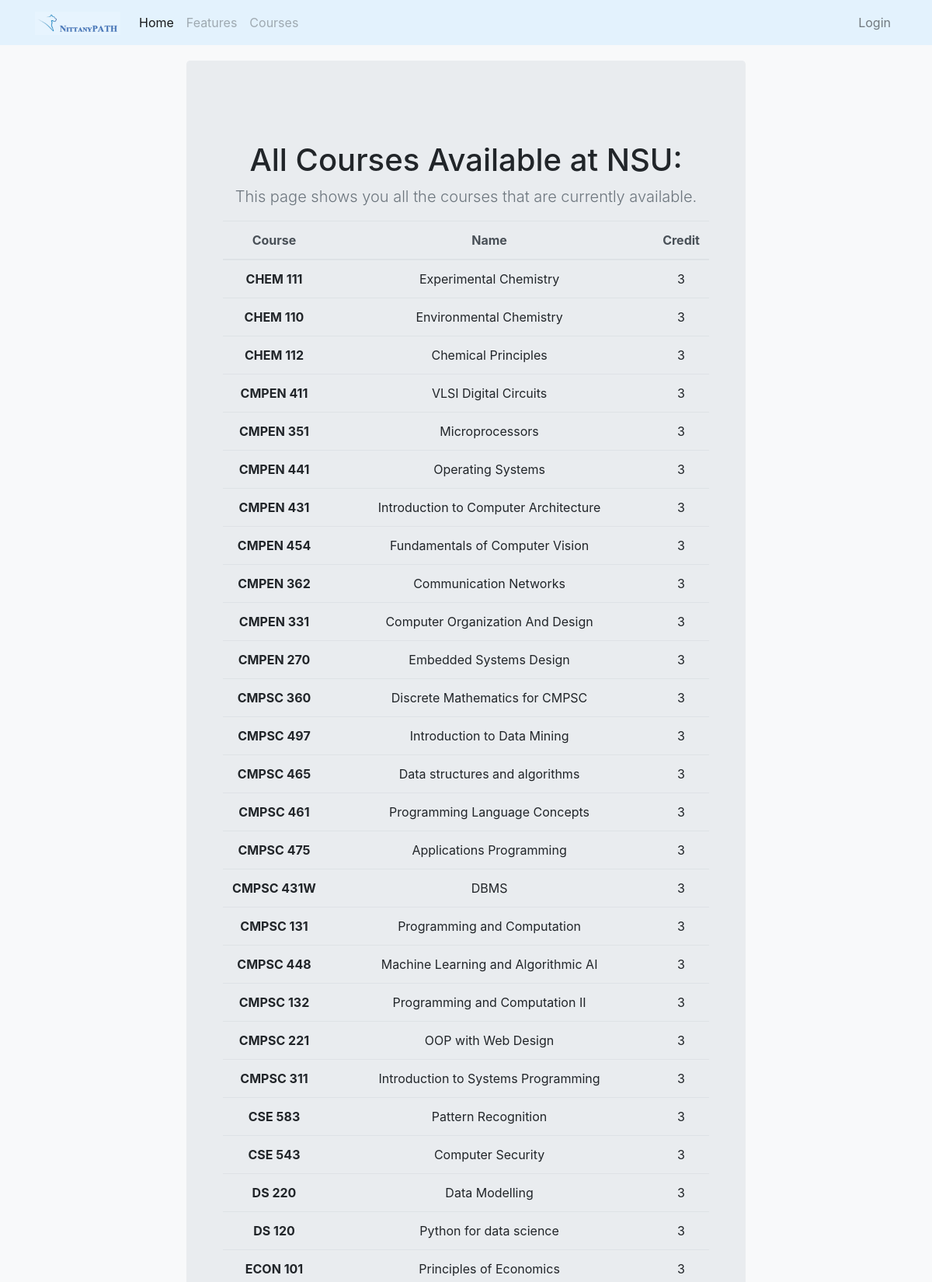
Page /course_list/ (upper part) on the committed database.
### registrar/models.py (models this page shows, shortened)
class Course(models.Model):
  course_id = models.SmallIntegerField(primary_key=True, unique=True)
  subject = models.ForeignKey(Department, on_delete=models.SET_DEFAULT, default='PMAJ')
  course_number = models.CharField(max_length=4)
  course_name = models.TextField()
  credit = models.PositiveSmallIntegerField()
  drop_ddl = models.CharField(max_length=8)

class Department(models.Model):
  department_id = models.CharField(max_length=5, primary_key=True, default='PMAJ')
  department_name = models.CharField(max_length=50)
  def __str__(self):
    return self.department_id

### registrar/views.py (the view)
# urls.py: path('course_list/', CourseSectionListView.as_view(), name='view-courses'),
class CourseSectionListView(ListView):
  model = Course
  template_name = 'registrar/course_list.html'
  context_object_name = 'courses'
  ordering = ['subject']

### registrar/templates/registrar/course_list.html (shortened to what this page needs)
{% extends 'base.html' %}
{% load static %}
{% block bodycontent %}
  <section class="jumbotron text-center">
    <div class="container">
      <h1 class="jumbotron-heading" style="margin-top: 1em">All Courses Available at NSU:</h1>
      <p class="lead text-muted">This page shows you all the courses that are currently available.</p>
      <table class="table">
        <thead class="thead-light">
          <tr>
            <th scope="col">Course</th>
            <th scope="col">Name</th>
            <th scope="col">Credit</th>
          </tr>
        </thead>
        <tbody>
          {% for course in courses %}
          <tr>
            <th scope="row">{{ course.subject }} {{ course.course_number }}</th>
            <td>{{ course.course_name }}</td>
            <td>{{ course.credit }}</td>
          </tr>
          {% endfor %}
        </tbody>
      </table>
    </div>
  </section>
{% endblock %}

### registrar/static/registrar/basestyle.css (style rules this page uses)
html { position: relative; min-height: 100%; }
body { margin-bottom: 60px; }

### rows in the picture
Course: subject "CHEM", course_number "111", course_name "Experimental Chemistry", credit "3"
Course: subject "CHEM", course_number "110", course_name "Environmental Chemistry", credit "3"
Course: subject "CHEM", course_number "112", course_name "Chemical Principles", credit "3"
Course: subject "CMPEN", course_number "411", course_name "VLSI Digital Circuits", credit "3"
Course: subject "CMPEN", course_number "351", course_name "Microprocessors", credit "3"
Course: subject "CMPEN", course_number "441", course_name "Operating Systems", credit "3"
Course: subject "CMPEN", course_number "431", course_name "Introduction to Computer Architecture", credit "3"
Course: subject "CMPEN", course_number "454", course_name "Fundamentals of Computer Vision", credit "3"
Course: subject "CMPEN", course_number "362", course_name "Communication Networks", credit "3"
Course: subject "CMPEN", course_number "331", course_name "Computer Organization And Design", credit "3"
Course: subject "CMPEN", course_number "270", course_name "Embedded Systems Design", credit "3"
Course: subject "CMPSC", course_number "360", course_name "Discrete Mathematics for CMPSC", credit "3"
Course: subject "CMPSC", course_number "497", course_name "Introduction to Data Mining", credit "3"
Course: subject "CMPSC", course_number "465", course_name "Data structures and algorithms", credit "3"
Course: subject "CMPSC", course_number "461", course_name "Programming Language Concepts", credit "3"
Course: subject "CMPSC", course_number "475", course_name "Applications Programming", credit "3"
Course: subject "CMPSC", course_number "431W", course_name "DBMS", credit "3"
Course: subject "CMPSC", course_number "131", course_name "Programming and Computation", credit "3"
Course: subject "CMPSC", course_number "448", course_name "Machine Learning and Algorithmic AI", credit "3"
Course: subject "CMPSC", course_number "132", course_name "Programming and Computation II", credit "3"
Course: subject "CMPSC", course_number "221", course_name "OOP with Web Design", credit "3"
Course: subject "CMPSC", course_number "311", course_name "Introduction to Systems Programming", credit "3"
Course: subject "CSE", course_number "583", course_name "Pattern Recognition", credit "3"
Course: subject "CSE", course_number "543", course_name "Computer Security", credit "3"
Course: subject "DS", course_number "220", course_name "Data Modelling", credit "3"
Course: subject "DS", course_number "120", course_name "Python for data science", credit "3"
Course: subject "ECON", course_number "101", course_name "Principles of Economics", credit "3"
